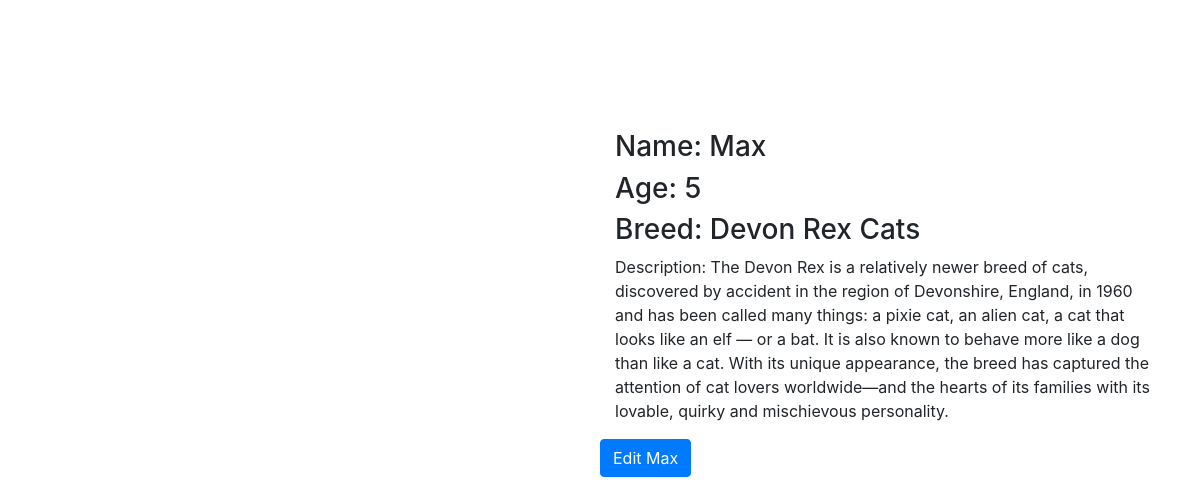
Page /animals/details/1/ on the committed database.
### animals/models.py (models this page shows, shortened)
class Animal(models.Model):
    KIND_CHOICES = (
        ('C', 'Cat'),
        ('D', 'Dog')
    )
    name = models.CharField(max_length=20)
    age = models.PositiveIntegerField()
    breed = models.CharField(max_length=20)
    description = models.TextField()
    image_url = models.URLField()
    kind = models.CharField(max_length=1, choices=KIND_CHOICES)
    owner = models.ForeignKey(Owner, on_delete=models.CASCADE, null=True,
                              blank=True)

### animals/views.py (the view)
# urls.py: re_path('^details/(?P<pk>[-\w]+)/$', views.AnimalDetails.as_view(),
class AnimalDetails(DetailView):
    model = Animal
    template_name = 'animal_details.html'
    context_object_name = 'animal'

### animals/templates/animal_details.html (shortened to what this page needs)
<!DOCTYPE html>
<html lang="en">
<head>
    <link rel="stylesheet" href="https://maxcdn.bootstrapcdn.com/bootstrap/4.0.0/css/bootstrap.min.css"
>
</head>
<body>
    <div class="container">
        <div class="row">
            <div class="col-lg-6">
            </div>
            <div class="col-lg-6">
                <div class="row">
                    <div class="col-lg-12" style="margin-top: 20%">
                        <h3>Name: {{animal.name}}</h3>
                        <h3>Age: {{animal.age}}</h3>
                        <h3>Breed: {{animal.breed}}</h3>
                        <p>Description: {{animal.description}}</p>
                    </div>
                    <a href="{% url 'animals:edit' animal.id%}" class="btn btn-primary">Edit {{animal.name}}</a>
                </div>
            </div>
        </div>
    </div>
</body>
</html>

### rows in the picture
Animal: name "Max", age "5", breed "Devon Rex Cats", description "The Devon Rex is a relatively newer breed of cats, discovered by accident in the region of Devonshire, England, in 1960 and has been called many things: a pixie cat, an alien cat, a cat that looks like an elf — or a bat. It is also known to behave more like a dog than like a cat. With its unique appearance, the breed has captured the attention of cat lovers worldwide—and the hearts of its families with its lovable, quirky and mischievous personality."
